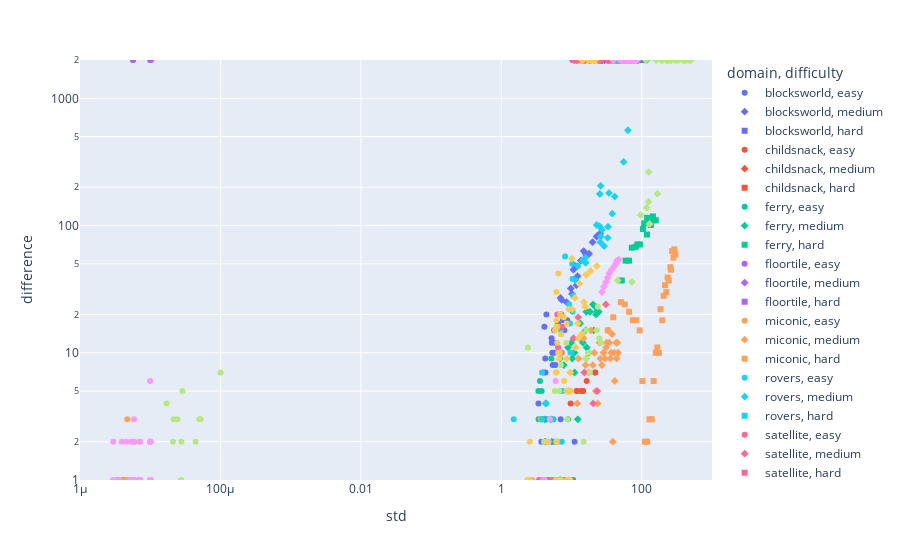

This figure's notebook cell:
### Code cell
df = WHOLE_DF.copy()
df = df[df["model"] == rename(GPR)]
df["difference"] = abs(df["first_h"] - df["c_opt_min"])
metric = "difference"
MAX_DIFFERNCE = 2000
df[metric] = np.where(df["solved"], df[metric], MAX_DIFFERNCE)
fig = px.scatter(
    df, x="std", y=metric, color="domain", symbol="difficulty", log_x=True, log_y=True, range_x=(1e-6, PLOT_MAX_STD), range_y=(1, MAX_DIFFERNCE), hover_data=["problem"]
)
fig.show()
fig.write_html("px/difference_vs_std.html")

### Figure 1 — Plotly figure (JSON) as saved in the notebook; plotly's stock layout.template omitted (floating-point values rounded to 4 significant figures)
{"data": [{"customdata": [[1], [2], [3], [4], [5], [6], [7], [8], [9], [10], [11], [12], [13], [14], [15], [16], [17], [18], [19], [20], [21], [22], [23], [24], [25], [26], [27], [28], [29], [30]], "hovertemplate": "domain=blocksworld<br>difficulty=easy<br>std=%{x}<br>difference=%{y}<br>problem=%{customdata[0]}<extra></extra>", "legendgroup": "blocksworld, easy", "marker": {"color": "#636efa", "symbol": "circle"}, "mode": "markers", "name": "blocksworld, easy", "orientation": "v", "showlegend": true, "type": "scatter", "x": [5.247, 3.515, 4.412, 4.275, 3.71, 6.901, 6.995, 4.256, 3.374, 11.04, 4.224, 8.592, 4.105, 5.699, 5.226, 5.189, 5.322, 5.391, 5.786, 5.908, 6.493, 5.653, 3.96, 6.429, 6.37, 7.882, 7.567, 8.666, 4.377, 6.97], "xaxis": "x", "y": [1, 0, 3, 2, 2, 1, 3, 7, 4, 2, 9, 0, 16, 10, 12, 13, 10, 8, 12, 8, 0, 15, 7, 17, 16, 15, 18, 18, 20, 20], "yaxis": "y"}, {"customdata": [[31], [32], [33], [34], [35], [36], [37], [38], [39], [40], [41], [42], [43], [44], [45], [46], [47], [48], [49], [50], [51], [52], [53], [54], [55], [56], [57], [58], [59], [60]], "hovertemplate": "domain=blocksworld<br>difficulty=medium<br>std=%{x}<br>difference=%{y}<br>problem=%{customdata[0]}<extra></extra>", "legendgroup": "blocksworld, medium", "marker": {"color": "#636efa", "symbol": "diamond"}, "mode": "markers", "name": "blocksworld, medium", "orientation": "v", "showlegend": true, "type": "scatter", "x": [8.503, 6.954, 7.24, 11.77, 10.14, 9.754, 12.17, 10.63, 11.31, 12.05, 13.56, 16.2, 17.79, 14.85, 15.91, 15.67, 18.92, 21.33, 19.9, 21.4, 21.77, 22.76, 25.31, 24.39, 25.57, 27.54, 27.49, 25.76, 26.89, 34.01], "xaxis": "x", "y": [25, 27, 26, 34, 29, 32, 40, 45, 48, 48, 53, 58, 60, 63, 60, 2000, 2000, 2000, 74, 2000, 2000, 82, 2000, 2000, 87, 2000, 2000, 2000, 2000, 2000], "yaxis": "y"}, {"customdata": [[61], [62], [63], [64], [65], [66], [67], [68], [69], [70], [71], [72], [73], [74], [75], [76], [77], [78], [79], [80], [81], [82], [83], [84], [85], [86], [87], [88], [89], [90]], "hovertemplate": "domain=blocksworld<br>difficulty=hard<br>std=%{x}<br>difference=%{y}<br>problem=%{customdata[0]}<extra></extra>", "legendgroup": "blocksworld, hard", "marker": {"color": "#636efa", "symbol": "square"}, "mode": "markers", "name": "blocksworld, hard", "orientation": "v", "showlegend": true, "type": "scatter", "x": [29.4, 31.82, 34.08, 41.55, 44.66, 42.25, 50.27, 50.13, 54.25, 54.77, 55.91, 56.08, 56.63, 61.49, 64.18, 71.58, 64.32, 78.51, 78.24, 77.76, 75.66, 91.26, 87.62, 89.14, 83.05, 91.48, 98.49, 96.09, 96.05, 109.5], "xaxis": "x", "y": [2000, 2000, 2000, 2000, 2000, 2000, 2000, 2000, 2000, 2000, 2000, 2000, 2000, 2000, 2000, 2000, 2000, 2000, 2000, 2000, 2000, 2000, 2000, 2000, 2000, 2000, 2000, 2000, 2000, 2000], "yaxis": "y"}, {"customdata": [[1], [2], [3], [4], [5], [6], [7], [8], [9], [10], [11], [12], [13], [14], [15], [16], [17], [18], [19], [20], [21], [22], [23], [24], [25], [26], [27], [28], [29], [30]], "hovertemplate": "domain=childsnack<br>difficulty=easy<br>std=%{x}<br>difference=%{y}<br>problem=%{customdata[0]}<extra></extra>", "legendgroup": "childsnack, easy", "marker": {"color": "#EF553B", "symbol": "circle"}, "mode": "markers", "name": "childsnack, easy", "orientation": "v", "showlegend": true, "type": "scatter", "x": [3.471e-06, 3.471e-06, 3.471e-06, 4.102e-06, 4.102e-06, 4.524e-06, 4.524e-06, 4.524e-06, 7.168e-06, 9.691, 11.99, 11.99, 11.99, 13.96, 13.96, 14.45, 14.45, 14.45, 16.43, 16.43, 17.79, 17.79, 19.25, 19.73, 19.73, 20.24, 21.7, 21.7, 22.2, 22.2], "xaxis": "x", "y": [0, 1, 0, 0, 1, 0, 1, 1, 1, 4, 5, 5, 5, 5, 5, 5, 5, 5, 6, 2000, 2000, 2000, 2000, 2000, 2000, 2000, 7, 7, 2000, 2000], "yaxis": "y"}, {"customdata": [[31], [32], [33], [34], [35], [36], [37], [38], [39], [40], [41], [42], [43], [44], [45], [46], [47], [48], [49], [50], [51], [52], [53], [54], [55], [56], [57], [58], [59], [60]], "hovertemplate": "domain=childsnack<br>difficulty=medium<br>std=%{x}<br>difference=%{y}<br>problem=%{customdata[0]}<extra></extra>", "legendgroup": "childsnack, medium", "marker": {"color": "#EF553B", "symbol": "diamond"}, "mode": "markers", "name": "childsnack, medium", "orientation": "v", "showlegend": true, "type": "scatter", "x": [29.3, 29.7, 32.14, 34.18, 36.64, 38.68, 41.15, 43.18, 44.71, 46.74, 49.22, 51.24, 53.73, 55.76, 58.25, 60.98, 61.45, 63.96, 65.97, 68.48, 70.49, 73.0, 75.01, 76.24, 78.25, 80.76, 82.77, 85.28, 87.29, 89.8], "xaxis": "x", "y": [2000, 2000, 2000, 2000, 2000, 2000, 2000, 2000, 2000, 2000, 2000, 2000, 2000, 2000, 2000, 2000, 2000, 2000, 2000, 2000, 2000, 2000, 2000, 2000, 2000, 2000, 2000, 2000, 2000, 2000], "yaxis": "y"}, {"customdata": [[61], [62], [63], [64], [65], [66], [67], [68], [69], [70], [71], [72], [73], [74], [75], [76], [77], [78], [79], [80], [81], [82], [83], [84], [85], [86], [87], [88], [89], [90]], "hovertemplate": "domain=childsnack<br>difficulty=hard<br>std=%{x}<br>difference=%{y}<br>problem=%{customdata[0]}<extra></extra>", "legendgroup": "childsnack, hard", "marker": {"color": "#EF553B", "symbol": "square"}, "mode": "markers", "name": "childsnack, hard", "orientation": "v", "showlegend": true, "type": "scatter", "x": [-1, -1, -1, -1, -1, -1, -1, -1, -1, -1, -1, -1, -1, -1, -1, -1, -1, -1, -1, -1, -1, -1, -1, -1, -1, -1, -1, -1, -1, -1], "xaxis": "x", "y": [2000, 2000, 2000, 2000, 2000, 2000, 2000, 2000, 2000, 2000, 2000, 2000, 2000, 2000, 2000, 2000, 2000, 2000, 2000, 2000, 2000, 2000, 2000, 2000, 2000, 2000, 2000, 2000, 2000, 2000], "yaxis": "y"}, {"customdata": [[1], [2], [3], [4], [5], [6], [7], [8], [9], [10], [11], [12], [13], [14], [15], [16], [17], [18], [19], [20], [21], [22], [23], [24], [25], [26], [27], [28], [29], [30]], "hovertemplate": "domain=ferry<br>difficulty=easy<br>std=%{x}<br>difference=%{y}<br>problem=%{customdata[0]}<extra></extra>", "legendgroup": "ferry, easy", "marker": {"color": "#00cc96", "symbol": "circle"}, "mode": "markers", "name": "ferry, easy", "orientation": "v", "showlegend": true, "type": "scatter", "x": [3.618, 3.618, 4.317, 3.222, 6.233, 4.733, 5.034, 5.168, 10.31, 7.937, 5.646, 7.119, 10.54, 8.953, 6.779, 7.685, 8.882, 10.15, 8.641, 3.395, 3.372, 3.723, 3.085, 3.842, 3.545, 3.751, 5.519, 4.162, 3.795, 5.146], "xaxis": "x", "y": [0, 0, 0, 0, 0, 1, 0, 1, 1, 1, 2, 0, 1, 0, 1, 1, 3, 1, 1, 3, 5, 0, 0, 3, 6, 5, 3, 2, 3, 9], "yaxis": "y"}, {"customdata": [[31], [32], [33], [34], [35], [36], [37], [38], [39], [40], [41], [42], [43], [44], [45], [46], [47], [48], [49], [50], [51], [52], [53], [54], [55], [56], [57], [58], [59], [60]], "hovertemplate": "domain=ferry<br>difficulty=medium<br>std=%{x}<br>difference=%{y}<br>problem=%{customdata[0]}<extra></extra>", "legendgroup": "ferry, medium", "marker": {"color": "#00cc96", "symbol": "diamond"}, "mode": "markers", "name": "ferry, medium", "orientation": "v", "showlegend": true, "type": "scatter", "x": [14.75, 12.26, 4.18, 4.294, 4.215, 5.041, 5.239, 6.848, 6.897, 7.76, 8.887, 10.23, 9.886, 10.99, 11.02, 13.25, 13.23, 14.52, 16.26, 16.39, 15.89, 17.62, 18.28, 20.67, 20.21, 21.8, 22.33, 22.85, 24.29, 24.13], "xaxis": "x", "y": [0, 3, 3, 4, 2, 3, 2, 1, 9, 8, 11, 9, 12, 10, 7, 17, 13, 12, 21, 11, 15, 10, 21, 15, 24, 23, 20, 21, 21, 21], "yaxis": "y"}, {"customdata": [[61], [62], [63], [64], [65], [66], [67], [68], [69], [70], [71], [72], [73], [74], [75], [76], [77], [78], [79], [80], [81], [82], [83], [84], [85], [86], [87], [88], [89], [90]], "hovertemplate": "domain=ferry<br>difficulty=hard<br>std=%{x}<br>difference=%{y}<br>problem=%{customdata[0]}<extra></extra>", "legendgroup": "ferry, hard", "marker": {"color": "#00cc96", "symbol": "square"}, "mode": "markers", "name": "ferry, hard", "orientation": "v", "showlegend": true, "type": "scatter", "x": [51.89, 58.84, 65.74, 72.07, 81.85, 86.69, 94.08, 103.9, 108.2, 118.5, 119.1, 129.0, 134.7, 143.5, 144.3, 158.1, -1, -1, -1, -1, -1, -1, -1, -1, -1, -1, -1, -1, -1, -1], "xaxis": "x", "y": [37, 53, 53, 67, 68, 71, 71, 94, 104, 85, 115, 112, 101, 110, 118, 110, 2000, 2000, 2000, 2000, 2000, 2000, 2000, 2000, 2000, 2000, 2000, 2000, 2000, 2000], "yaxis": "y"}, {"customdata": [[1], [2], [3], [4], [5], [6], [7], [8], [9], [10], [11], [12], [13], [14], [15], [16], [17], [18], [19], [20], [21], [22], [23], [24], [25], [26], [27], [28], [29], [30]], "hovertemplate": "domain=floortile<br>difficulty=easy<br>std=%{x}<br>difference=%{y}<br>problem=%{customdata[0]}<extra></extra>", "legendgroup": "floortile, easy", "marker": {"color": "#ab63fa", "symbol": "circle"}, "mode": "markers", "name": "floortile, easy", "orientation": "v", "showlegend": true, "type": "scatter", "x": [5.151, 10.28, 1e-05, 1.005e-05, 14.64, 5.682e-06, 5.682e-06, 1.014e-05, 1.014e-05, 1.009e-05, 15.58, 28.18, 28.18, 15.18, 15.18, 24.32, 23.03, 23.03, 23.03, 13.04, 17.98, 15.05, 26.89, 22.8, 22.54, 22.8, 23.38, 22.8, 18.14, 23.07], "xaxis": "x", "y": [0, 2000, 2, 2000, 2000, 2000, 2000, 2000, 2000, 2000, 2000, 2000, 2000, 2000, 2000, 2000, 2000, 2000, 2000, 2000, 2000, 2000, 2000, 2000, 2000, 2000, 2000, 2000, 2000, 2000], "yaxis": "y"}, {"customdata": [[31], [32], [33], [34], [35], [36], [37], [38], [39], [40], [41], [42], [43], [44], [45], [46], [47], [48], [49], [50], [51], [52], [53], [54], [55], [56], [57], [58], [59], [60]], "hovertemplate": "domain=floortile<br>difficulty=medium<br>std=%{x}<br>difference=%{y}<br>problem=%{customdata[0]}<extra></extra>", "legendgroup": "floortile, medium", "marker": {"color": "#ab63fa", "symbol": "diamond"}, "mode": "markers", "name": "floortile, medium", "orientation": "v", "showlegend": true, "type": "scatter", "x": [-1, -1, -1, -1, -1, -1, -1, -1, -1, -1, -1, -1, -1, -1, -1, -1, -1, -1, -1, -1, -1, -1, -1, -1, -1, -1, -1, -1, -1, -1], "xaxis": "x", "y": [2000, 2000, 2000, 2000, 2000, 2000, 2000, 2000, 2000, 2000, 2000, 2000, 2000, 2000, 2000, 2000, 2000, 2000, 2000, 2000, 2000, 2000, 2000, 2000, 2000, 2000, 2000, 2000, 2000, 2000], "yaxis": "y"}, {"customdata": [[61], [62], [63], [64], [65], [66], [67], [68], [69], [70], [71], [72], [73], [74], [75], [76], [77], [78], [79], [80], [81], [82], [83], [84], [85], [86], [87], [88], [89], [90]], "hovertemplate": "domain=floortile<br>difficulty=hard<br>std=%{x}<br>difference=%{y}<br>problem=%{customdata[0]}<extra></extra>", "legendgroup": "floortile, hard", "marker": {"color": "#ab63fa", "symbol": "square"}, "mode": "markers", "name": "floortile, hard", "orientation": "v", "showlegend": true, "type": "scatter", "x": [-1, -1, -1, -1, -1, -1, -1, -1, -1, -1, -1, -1, -1, -1, -1, -1, -1, -1, -1, -1, -1, -1, -1, -1, -1, -1, -1, -1, -1, -1], "xaxis": "x", "y": [2000, 2000, 2000, 2000, 2000, 2000, 2000, 2000, 2000, 2000, 2000, 2000, 2000, 2000, 2000, 2000, 2000, 2000, 2000, 2000, 2000, 2000, 2000, 2000, 2000, 2000, 2000, 2000, 2000, 2000], "yaxis": "y"}, {"customdata": [[1], [2], [3], [4], [5], [6], [7], [8], [9], [10], [11], [12], [13], [14], [15], [16], [17], [18], [19], [20], [21], [22], [23], [24], [25], [26], [27], [28], [29], [30]], "hovertemplate": "domain=miconic<br>difficulty=easy<br>std=%{x}<br>difference=%{y}<br>problem=%{customdata[0]}<extra></extra>", "legendgroup": "miconic, easy", "marker": {"color": "#FFA15A", "symbol": "circle"}, "mode": "markers", "name": "miconic, easy", "orientation": "v", "showlegend": true, "type": "scatter", "x": [4.109e-06, 4.109e-06, 4.181e-06, 7.117e-06, 3.852e-06, 7.065e-06, 2.715, 1.001e-05, 2.715, 5.811e-06, 7.105e-06, 1.002e-05, 1.005e-05, 5.84e-06, 4.473e-06, 3.46, 3.239, 1.012e-05, 3.632, 9.934e-06, 4.574e-06, 4.72e-06, 5.879e-06, 6.283, 6.385, 5.18e-06, 5.387, 5.879e-06, 5.718, 6.837], "xaxis": "x", "y": [0, 0, 0, 0, 1, 1, 0, 1, 1, 1, 0, 0, 2, 0, 1, 1, 0, 1, 3, 1, 1, 3, 0, 2, 0, 1, 1, 2, 1, 1], "yaxis": "y"}, {"customdata": [[31], [32], [33], [34], [35], [36], [37], [38], [39], [40], [41], [42], [43], [44], [45], [46], [47], [48], [49], [50], [51], [52], [53], [54], [55], [56], [57], [58], [59], [60]], "hovertemplate": "domain=miconic<br>difficulty=medium<br>std=%{x}<br>difference=%{y}<br>problem=%{customdata[0]}<extra></extra>", "legendgroup": "miconic, medium", "marker": {"color": "#FFA15A", "symbol": "diamond"}, "mode": "markers", "name": "miconic, medium", "orientation": "v", "showlegend": true, "type": "scatter", "x": [12.04, 12.5, 14.78, 16.06, 15.87, 17.48, 18.84, 20.12, 21.18, 22.14, 23.62, 25.07, 25.63, 26.96, 28.54, 29.81, 31.01, 31.69, 33.14, 34.49, 35.57, 36.71, 37.8, 38.68, 40.49, 41.2, 43.13, 43.93, 44.94, 46.08], "xaxis": "x", "y": [4, 9, 13, 9, 8, 7, 15, 8, 10, 5, 4, 12, 9, 8, 10, 9, 11, 12, 15, 12, 9, 10, 14, 2, 10, 6, 12, 9, 12, 10], "yaxis": "y"}, {"customdata": [[61], [62], [63], [64], [65], [66], [67], [68], [69], [70], [71], [72], [73], [74], [75], [76], [77], [78], [79], [80], [81], [82], [83], [84], [85], [86], [87], [88], [89], [90]], "hovertemplate": "domain=miconic<br>difficulty=hard<br>std=%{x}<br>difference=%{y}<br>problem=%{customdata[0]}<extra></extra>", "legendgroup": "miconic, hard", "marker": {"color": "#FFA15A", "symbol": "square"}, "mode": "markers", "name": "miconic, hard", "orientation": "v", "showlegend": true, "type": "scatter", "x": [32.87, 39.25, 50.54, 57.25, 65.97, 74.71, 83.5, 93.32, 102.3, 110.9, 119.2, 129.1, 138.6, 147.5, 158.5, 166.4, 175.4, 185.1, 195.6, 205.1, 214.5, 224.0, 233.1, 242.6, 255.1, 260.8, 270.6, 282.3, 291.4, 300.9], "xaxis": "x", "y": [15, 19, 25, 24, 21, 18, 18, 15, 6, 2, 2, 3, 3, 6, 10, 11, 10, 22, 18, 28, 34, 30, 39, 37, 47, 45, 63, 56, 65, 59], "yaxis": "y"}, {"customdata": [[1], [2], [3], [4], [5], [6], [7], [8], [9], [10], [11], [12], [13], [14], [15], [16], [17], [18], [19], [20], [21], [22], [23], [24], [25], [26], [27], [28], [29], [30]], "hovertemplate": "domain=rovers<br>difficulty=easy<br>std=%{x}<br>difference=%{y}<br>problem=%{customdata[0]}<extra></extra>", "legendgroup": "rovers, easy", "marker": {"color": "#19d3f3", "symbol": "circle"}, "mode": "markers", "name": "rovers, easy", "orientation": "v", "showlegend": true, "type": "scatter", "x": [4.654, 4.736, 5.198, 4.539, 1.502, 3.777, 3.795, 4.815, 2.41e-05, 4.355, 4.957, 7.428, 6.153, 3.776, 5.285, 7.256, 7.086, 5.744, 8.083, 10.22, 9.64, 9.226, 11.58, 10.31, 10.36, 9.504, 10.55, 14.3, 7.753, 12.3], "xaxis": "x", "y": [0, 0, 0, 2, 3, 0, 7, 1, 0, 4, 3, 5, 2, 3, 3, 2, 15, 1, 57, 50, 10, 24, 37, 38, 21, 17, 28, 53, 1, 48], "yaxis": "y"}, {"customdata": [[31], [32], [33], [34], [35], [36], [37], [38], [39], [40], [41], [42], [43], [44], [45], [46], [47], [48], [49], [50], [51], [52], [53], [54], [55], [56], [57], [58], [59], [60]], "hovertemplate": "domain=rovers<br>difficulty=medium<br>std=%{x}<br>difference=%{y}<br>problem=%{customdata[0]}<extra></extra>", "legendgroup": "rovers, medium", "marker": {"color": "#19d3f3", "symbol": "diamond"}, "mode": "markers", "name": "rovers, medium", "orientation": "v", "showlegend": true, "type": "scatter", "x": [15.9, 15.79, 26.0, 25.0, 33.06, 22.73, 25.68, 41.22, 27.1, 25.26, 44.16, 55.23, 37.98, 29.1, 26.12, 32.75, 48.37, 64.36, 44.37, 52.44, 60.36, 40.53, 87.94, 34.1, 87.63, 63.47, 77.87, 76.68, 86.6, 118.1], "xaxis": "x", "y": [51, 56, 205, 99, 98, 101, 74, 169, 93, 177, 2000, 316, 124, 69, 82, 80, 2000, 2000, 2000, 2000, 2000, 2000, 2000, 180, 2000, 561, 2000, 2000, 2000, 2000], "yaxis": "y"}, {"customdata": [[61], [62], [63], [64], [65], [66], [67], [68], [69], [70], [71], [72], [73], [74], [75], [76], [77], [78], [79], [80], [81], [82], [83], [84], [85], [86], [87], [88], [89], [90]], "hovertemplate": "domain=rovers<br>difficulty=hard<br>std=%{x}<br>difference=%{y}<br>problem=%{customdata[0]}<extra></extra>", "legendgroup": "rovers, hard", "marker": {"color": "#19d3f3", "symbol": "square"}, "mode": "markers", "name": "rovers, hard", "orientation": "v", "showlegend": true, "type": "scatter", "x": [-1, -1, -1, -1, -1, -1, -1, -1, -1, -1, -1, -1, -1, -1, -1, -1, -1, -1, -1, -1, -1, -1, -1, -1, -1, -1, -1, -1, -1, -1], "xaxis": "x", "y": [2000, 2000, 2000, 2000, 2000, 2000, 2000, 2000, 2000, 2000, 2000, 2000, 2000, 2000, 2000, 2000, 2000, 2000, 2000, 2000, 2000, 2000, 2000, 2000, 2000, 2000, 2000, 2000, 2000, 2000], "yaxis": "y"}, {"customdata": [[1], [2], [3], [4], [5], [6], [7], [8], [9], [10], [11], [12], [13], [14], [15], [16], [17], [18], [19], [20], [21], [22], [23], [24], [25], [26], [27], [28], [29], [30]], "hovertemplate": "domain=satellite<br>difficulty=easy<br>std=%{x}<br>difference=%{y}<br>problem=%{customdata[0]}<extra></extra>", "legendgroup": "satellite, easy", "marker": {"color": "#FF6692", "symbol": "circle"}, "mode": "markers", "name": "satellite, easy", "orientation": "v", "showlegend": true, "type": "scatter", "x": [3.684, 4.653, 4.134, 3.456, 4.252, 3.786, 4.916, 4.189, 4.09, 4.418, 4.617, 4.052, 6.046, 7.904, 4.376, 6.65, 5.167, 6.382, 5.488, 6.269, 6.793, 5.936, 6.424, 6.687, 6.427, 7.175, 7.372, 6.77, 6.418, 7.245], "xaxis": "x", "y": [0, 1, 1, 1, 2, 1, 0, 0, 0, 1, 1, 0, 1, 1, 0, 1, 0, 0, 1, 20, 1, 1, 1, 1, 11, 20, 16, 16, 1, 10], "yaxis": "y"}, {"customdata": [[31], [32], [33], [34], [35], [36], [37], [38], [39], [40], [41], [42], [43], [44], [45], [46], [47], [48], [49], [50], [51], [52], [53], [54], [55], [56], [57], [58], [59], [60]], "hovertemplate": "domain=satellite<br>difficulty=medium<br>std=%{x}<br>difference=%{y}<br>problem=%{customdata[0]}<extra></extra>", "legendgroup": "satellite, medium", "marker": {"color": "#FF6692", "symbol": "diamond"}, "mode": "markers", "name": "satellite, medium", "orientation": "v", "showlegend": true, "type": "scatter", "x": [11.89, 12.66, 10.63, 10.77, 11.0, 11.8, 13.65, 9.699, 12.41, 11.65, 23.86, 15.19, 17.26, 17.95, 14.5, 23.26, 14.98, 15.04, 21.12, 30.78, 25.22, 26.23, 17.82, 34.04, 18.21, 32.83, 38.41, 20.31, 37.71, 21.43], "xaxis": "x", "y": [2000, 2000, 13, 2000, 2000, 2000, 2000, 0, 19, 2000, 2000, 7, 2000, 2000, 2000, 5, 2000, 2000, 2000, 24, 2000, 2000, 2000, 2000, 2000, 2000, 2000, 4, 2000, 2000], "yaxis": "y"}, {"customdata": [[61], [62], [63], [64], [65], [66], [67], [68], [69], [70], [71], [72], [73], [74], [75], [76], [77], [78], [79], [80], [81], [82], [83], [84], [85], [86], [87], [88], [89], [90]], "hovertemplate": "domain=satellite<br>difficulty=hard<br>std=%{x}<br>difference=%{y}<br>problem=%{customdata[0]}<extra></extra>", "legendgroup": "satellite, hard", "marker": {"color": "#FF6692", "symbol": "square"}, "mode": "markers", "name": "satellite, hard", "orientation": "v", "showlegend": true, "type": "scatter", "x": [-1, -1, -1, -1, -1, -1, -1, -1, -1, -1, -1, -1, -1, -1, -1, -1, -1, -1, -1, -1, -1, -1, -1, -1, -1, -1, -1, -1, -1, -1], "xaxis": "x", "y": [2000, 2000, 2000, 2000, 2000, 2000, 2000, 2000, 2000, 2000, 2000, 2000, 2000, 2000, 2000, 2000, 2000, 2000, 2000, 2000, 2000, 2000, 2000, 2000, 2000, 2000, 2000, 2000, 2000, 2000], "yaxis": "y"}, {"customdata": [[1], [2], [3], [4], [5], [6], [7], [8], [9], [10], [11], [12], [13], [14], [15], [16], [17], [18], [19], [20], [21], [22], [23], [24], [25], [26], [27], [28], [29], [30]], "hovertemplate": "domain=sokoban<br>difficulty=easy<br>std=%{x}<br>difference=%{y}<br>problem=%{customdata[0]}<extra></extra>", "legendgroup": "sokoban, easy", "marker": {"color": "#B6E880", "symbol": "circle"}, "mode": "markers", "name": "sokoban, easy", "orientation": "v", "showlegend": true, "type": "scatter", "x": [7.805, 2.115e-05, 1.706e-05, 2.393, 6.657, 17.33, 2.443e-05, 8.686, 4.424e-05, 4.996e-05, 5.762, 5.23e-05, 2.88e-05, 7.154, 0.0001003, 16.25, 2.777e-05, 2.777e-05, 22.88, 7.035, 14.85, 4.062, 16.02, 8.418, 2.751e-05, 24.76, 2.158e-05, 18.18, 23.72, 26.16], "xaxis": "x", "y": [6, 2, 4, 11, 5, 10, 3, 3, 2, 3, 5, 3, 5, 0, 7, 15, 0, 2, 15, 8, 2, 2, 9, 12, 1, 13, 3, 7, 23, 12], "yaxis": "y"}, {"customdata": [[31], [32], [33], [34], [35], [36], [37], [38], [39], [40], [41], [42], [43], [44], [45], [46], [47], [48], [49], [50], [51], [52], [53], [54], [55], [56], [57], [58], [59], [60]], "hovertemplate": "domain=sokoban<br>difficulty=medium<br>std=%{x}<br>difference=%{y}<br>problem=%{customdata[0]}<extra></extra>", "legendgroup": "sokoban, medium", "marker": {"color": "#B6E880", "symbol": "diamond"}, "mode": "markers", "name": "sokoban, medium", "orientation": "v", "showlegend": true, "type": "scatter", "x": [45.37, 39.47, 72.43, 96.15, 117.1, 125.1, 114.0, 129.1, 125.4, 167.3, 160.5, 199.6, 187.9, 224.9, 238.4, 240.6, 264, 227.9, 255.6, 313.0, 292.3, 389.5, 409.3, 333.6, 429.2, 392.8, 415.4, 505.9, 469.1, 493.0], "xaxis": "x", "y": [37, 2000, 36, 121, 138, 154, 2000, 103, 263, 178, 2000, 2000, 2000, 2000, 2000, 2000, 2000, 2000, 2000, 2000, 2000, 2000, 2000, 2000, 2000, 2000, 2000, 2000, 2000, 2000], "yaxis": "y"}, {"customdata": [[61], [62], [63], [64], [65], [66], [67], [68], [69], [70], [71], [72], [73], [74], [75], [76], [77], [78], [79], [80], [81], [82], [83], [84], [85], [86], [87], [88], [89], [90]], "hovertemplate": "domain=sokoban<br>difficulty=hard<br>std=%{x}<br>difference=%{y}<br>problem=%{customdata[0]}<extra></extra>", "legendgroup": "sokoban, hard", "marker": {"color": "#B6E880", "symbol": "square"}, "mode": "markers", "name": "sokoban, hard", "orientation": "v", "showlegend": true, "type": "scatter", "x": [-1, -1, -1, -1, -1, -1, -1, -1, -1, -1, -1, -1, -1, -1, -1, -1, -1, -1, -1, -1, -1, -1, -1, -1, -1, -1, -1, -1, -1, -1], "xaxis": "x", "y": [2000, 2000, 2000, 2000, 2000, 2000, 2000, 2000, 2000, 2000, 2000, 2000, 2000, 2000, 2000, 2000, 2000, 2000, 2000, 2000, 2000, 2000, 2000, 2000, 2000, 2000, 2000, 2000, 2000, 2000], "yaxis": "y"}, {"customdata": [[1], [2], [3], [4], [5], [6], [7], [8], [9], [10], [11], [12], [13], [14], [15], [16], [17], [18], [19], [20], [21], [22], [23], [24], [25], [26], [27], [28], [29], [30]], "hovertemplate": "domain=spanner<br>difficulty=easy<br>std=%{x}<br>difference=%{y}<br>problem=%{customdata[0]}<extra></extra>", "legendgroup": "spanner, easy", "marker": {"color": "#FF97FF", "symbol": "circle"}, "mode": "markers", "name": "spanner, easy", "orientation": "v", "showlegend": true, "type": "scatter", "x": [5.893e-06, 5.893e-06, 5.893e-06, 2.959e-06, 5.102e-06, 2.978e-06, 3.6e-06, 3.6e-06, 3.6e-06, 5.771e-06, 4.536e-06, 4.105, 1.007e-05, 1e-05, 1.009e-05, 5.879e-06, 5.933, 3.932e-06, 4.101, 1e-05, 1e-05, 5.31e-06, 6.14, 9.979e-06, 7.073e-06, 3.896, 4.718, 4.894, 7.232e-06, 7.168e-06], "xaxis": "x", "y": [1, 1, 1, 1, 1, 2, 1, 1, 1, 2, 2, 1, 1, 0, 2, 3, 6, 2, 1, 2, 2, 2, 2, 6, 2, 1, 2, 3, 1, 2], "yaxis": "y"}, {"customdata": [[31], [32], [33], [34], [35], [36], [37], [38], [39], [40], [41], [42], [43], [44], [45], [46], [47], [48], [49], [50], [51], [52], [53], [54], [55], [56], [57], [58], [59], [60]], "hovertemplate": "domain=spanner<br>difficulty=medium<br>std=%{x}<br>difference=%{y}<br>problem=%{customdata[0]}<extra></extra>", "legendgroup": "spanner, medium", "marker": {"color": "#FF97FF", "symbol": "diamond"}, "mode": "markers", "name": "spanner, medium", "orientation": "v", "showlegend": true, "type": "scatter", "x": [27.04, 28.85, 30.93, 32.68, 34.38, 37.24, 38.89, 40.76, 42.56, 44.46, 47.28, 49.1, 50.96, 53.06, 54.65, 57.44, 59.11, 61.04, 62.88, 64.87, 67.45, 69.5, 71.15, 73.33, 75.04, 77.82, 79.45, 81.28, 83.21, 85.02], "xaxis": "x", "y": [30, 33, 36, 39, 42, 45, 2000, 48, 50, 53, 54, 2000, 2000, 2000, 2000, 2000, 2000, 2000, 2000, 2000, 2000, 2000, 2000, 2000, 2000, 2000, 2000, 2000, 2000, 2000], "yaxis": "y"}, {"customdata": [[61], [62], [63], [64], [65], [66], [67], [68], [69], [70], [71], [72], [73], [74], [75], [76], [77], [78], [79], [80], [81], [82], [83], [84], [85], [86], [87], [88], [89], [90]], "hovertemplate": "domain=spanner<br>difficulty=hard<br>std=%{x}<br>difference=%{y}<br>problem=%{customdata[0]}<extra></extra>", "legendgroup": "spanner, hard", "marker": {"color": "#FF97FF", "symbol": "square"}, "mode": "markers", "name": "spanner, hard", "orientation": "v", "showlegend": true, "type": "scatter", "x": [-1, -1, -1, -1, -1, -1, -1, -1, -1, -1, -1, -1, -1, -1, -1, -1, -1, -1, -1, -1, -1, -1, -1, -1, -1, -1, -1, -1, -1, -1], "xaxis": "x", "y": [2000, 2000, 2000, 2000, 2000, 2000, 2000, 2000, 2000, 2000, 2000, 2000, 2000, 2000, 2000, 2000, 2000, 2000, 2000, 2000, 2000, 2000, 2000, 2000, 2000, 2000, 2000, 2000, 2000, 2000], "yaxis": "y"}, {"customdata": [[1], [2], [3], [4], [5], [6], [7], [8], [9], [10], [11], [12], [13], [14], [15], [16], [17], [18], [19], [20], [21], [22], [23], [24], [25], [26], [27], [28], [29], [30]], "hovertemplate": "domain=transport<br>difficulty=easy<br>std=%{x}<br>difference=%{y}<br>problem=%{customdata[0]}<extra></extra>", "legendgroup": "transport, easy", "marker": {"color": "#FECB52", "symbol": "circle"}, "mode": "markers", "name": "transport, easy", "orientation": "v", "showlegend": true, "type": "scatter", "x": [2.533, 2.465, 2.348, 2.547, 4.511, 6.104, 6.265, 5.915, 8.619, 9.558, 6.786, 8.826, 6.125, 8.507, 7.848, 7.759, 6.109, 5.83, 6.082, 5.962, 6.792, 7.047, 7.052, 6.078, 6.277, 6.264, 6.465, 6.478, 6.858, 6.711], "xaxis": "x", "y": [2, 0, 1, 1, 2, 2, 0, 1, 1, 1, 1, 5, 7, 17, 6, 19, 16, 15, 18, 7, 10, 1, 14, 30, 16, 12, 42, 10, 20, 9], "yaxis": "y"}, {"customdata": [[31], [32], [33], [34], [35], [36], [37], [38], [39], [40], [41], [42], [43], [44], [45], [46], [47], [48], [49], [50], [51], [52], [53], [54], [55], [56], [57], [58], [59], [60]], "hovertemplate": "domain=transport<br>difficulty=medium<br>std=%{x}<br>difference=%{y}<br>problem=%{customdata[0]}<extra></extra>", "legendgroup": "transport, medium", "marker": {"color": "#FECB52", "symbol": "diamond"}, "mode": "markers", "name": "transport, medium", "orientation": "v", "showlegend": true, "type": "scatter", "x": [8.538, 9.021, 8.553, 9.558, 9.192, 9.044, 9.719, 10.19, 10.06, 11.17, 11.43, 12.85, 12.54, 12.28, 13.85, 14.0, 14.48, 15.03, 15.66, 16.13, 17.51, 17.26, 18.63, 18.76, 19.12, 20.56, 21.17, 20.77, 21.85, 22.89], "xaxis": "x", "y": [9, 5, 5, 7, 22, 5, 5, 22, 55, 27, 11, 35, 13, 17, 14, 2000, 2000, 25, 23, 41, 2000, 2000, 44, 2000, 2000, 2000, 2000, 2000, 2000, 48], "yaxis": "y"}, {"customdata": [[61], [62], [63], [64], [65], [66], [67], [68], [69], [70], [71], [72], [73], [74], [75], [76], [77], [78], [79], [80], [81], [82], [83], [84], [85], [86], [87], [88], [89], [90]], "hovertemplate": "domain=transport<br>difficulty=hard<br>std=%{x}<br>difference=%{y}<br>problem=%{customdata[0]}<extra></extra>", "legendgroup": "transport, hard", "marker": {"color": "#FECB52", "symbol": "square"}, "mode": "markers", "name": "transport, hard", "orientation": "v", "showlegend": true, "type": "scatter", "x": [-1, -1, -1, -1, -1, -1, -1, -1, -1, -1, -1, -1, -1, -1, -1, -1, -1, -1, -1, -1, -1, -1, -1, -1, -1, -1, -1, -1, -1, -1], "xaxis": "x", "y": [2000, 2000, 2000, 2000, 2000, 2000, 2000, 2000, 2000, 2000, 2000, 2000, 2000, 2000, 2000, 2000, 2000, 2000, 2000, 2000, 2000, 2000, 2000, 2000, 2000, 2000, 2000, 2000, 2000, 2000], "yaxis": "y"}], "layout": {"legend": {"title": {"text": "domain, difficulty"}, "tracegroupgap": 0}, "margin": {"t": 60}, "xaxis": {"anchor": "y", "domain": [0, 1], "range": [-6.0, 3.0], "title": {"text": "std"}, "type": "log"}, "yaxis": {"anchor": "x", "domain": [0, 1], "range": [0, 3.301], "title": {"text": "difference"}, "type": "log"}}}
